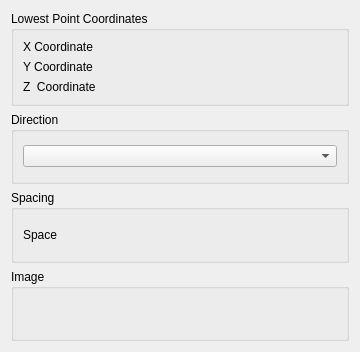
<?xml version="1.0" encoding="UTF-8"?>
<ui version="4.0">
 <class>SeismicLabGui::DlgUniformLocationDistribution</class>
 <widget class="QWidget" name="SeismicLabGui::DlgUniformLocationDistribution">
  <property name="geometry">
   <rect>
    <x>0</x>
    <y>0</y>
    <width>360</width>
    <height>352</height>
   </rect>
  </property>
  <property name="windowTitle">
   <string>Feature Parameters</string>
  </property>
  <property name="sizeGripEnabled" stdset="0">
   <bool>true</bool>
  </property>
  <layout class="QGridLayout" name="gridLayout">
   <item row="3" column="0">
    <widget class="QGroupBox" name="GroupBox5_5">
     <property name="title">
      <string>Image</string>
     </property>
     <layout class="QGridLayout" name="_6">
      <property name="leftMargin">
       <number>9</number>
      </property>
      <property name="topMargin">
       <number>9</number>
      </property>
      <property name="rightMargin">
       <number>9</number>
      </property>
      <property name="bottomMargin">
       <number>9</number>
      </property>
      <property name="spacing">
       <number>6</number>
      </property>
      <item row="1" column="0">
       <layout class="QHBoxLayout" name="horizontalLayout_9" stretch="0">
        <item>
         <widget class="QLabel" name="label_Image">
          <property name="text">
           <string/>
          </property>
         </widget>
        </item>
       </layout>
      </item>
     </layout>
    </widget>
   </item>
   <item row="2" column="0">
    <widget class="QGroupBox" name="GroupBox5_4">
     <property name="title">
      <string>Spacing</string>
     </property>
     <layout class="QGridLayout" name="_5">
      <property name="leftMargin">
       <number>9</number>
      </property>
      <property name="topMargin">
       <number>9</number>
      </property>
      <property name="rightMargin">
       <number>9</number>
      </property>
      <property name="bottomMargin">
       <number>9</number>
      </property>
      <property name="spacing">
       <number>6</number>
      </property>
      <item row="1" column="0">
       <layout class="QHBoxLayout" name="horizontalLayout_6" stretch="0,0">
        <item>
         <widget class="QLabel" name="label_6">
          <property name="text">
           <string>Space</string>
          </property>
         </widget>
        </item>
        <item>
         <widget class="Gui::QuantitySpinBox" name="doubleSpinBox_Spacing" native="true">
          <property name="keyboardTracking" stdset="0">
           <bool>false</bool>
          </property>
          
          <property name="value" stdset="0">
           <double>5000.000000000000000</double>
          </property>
         </widget>
        </item>
       </layout>
      </item>
     </layout>
    </widget>
   </item>
   <item row="0" column="0">
    <widget class="QGroupBox" name="GroupBox5_3">
     <property name="title">
      <string>Lowest Point Coordinates</string>
     </property>
     <layout class="QGridLayout" name="_3">
      <property name="leftMargin">
       <number>9</number>
      </property>
      <property name="topMargin">
       <number>9</number>
      </property>
      <property name="rightMargin">
       <number>9</number>
      </property>
      <property name="bottomMargin">
       <number>9</number>
      </property>
      <property name="spacing">
       <number>6</number>
      </property>
      <item row="2" column="0">
       <layout class="QHBoxLayout" name="horizontalLayout_3" stretch="0,0">
        <item>
         <widget class="QLabel" name="label_3">
          <property name="text">
           <string>Y Coordinate</string>
          </property>
         </widget>
        </item>
        <item>
         <widget class="Gui::QuantitySpinBox" name="doubleSpinBox_Y" native="true">
          <property name="keyboardTracking" stdset="0">
           <bool>false</bool>
          </property>
          
          <property name="value" stdset="0">
           <double>0.000000000000000</double>
          </property>
         </widget>
        </item>
       </layout>
      </item>
      <item row="1" column="0">
       <layout class="QHBoxLayout" name="horizontalLayout" stretch="0,0">
        <item>
         <widget class="QLabel" name="label">
          <property name="text">
           <string>X Coordinate</string>
          </property>
         </widget>
        </item>
        <item>
         <widget class="Gui::QuantitySpinBox" name="doubleSpinBox_X" native="true">
          <property name="keyboardTracking" stdset="0">
           <bool>false</bool>
          </property>
          
          <property name="value" stdset="0">
           <double>0.000000000000000</double>
          </property>
         </widget>
        </item>
       </layout>
      </item>
      <item row="3" column="0">
       <layout class="QHBoxLayout" name="horizontalLayout_4" stretch="0,0">
        <item>
         <widget class="QLabel" name="label_4">
          <property name="text">
           <string>Z  Coordinate</string>
          </property>
         </widget>
        </item>
        <item>
         <widget class="Gui::QuantitySpinBox" name="doubleSpinBox_Z" native="true">
          <property name="keyboardTracking" stdset="0">
           <bool>false</bool>
          </property>
          
          <property name="value" stdset="0">
           <double>40000.000000000000000</double>
          </property>
         </widget>
        </item>
       </layout>
      </item>
     </layout>
    </widget>
   </item>
   <item row="1" column="0">
    <widget class="QGroupBox" name="GroupBox5_6">
     <property name="title">
      <string>Direction</string>
     </property>
     <layout class="QGridLayout" name="_4">
      <property name="leftMargin">
       <number>9</number>
      </property>
      <property name="topMargin">
       <number>9</number>
      </property>
      <property name="rightMargin">
       <number>9</number>
      </property>
      <property name="bottomMargin">
       <number>9</number>
      </property>
      <property name="spacing">
       <number>6</number>
      </property>
      <item row="1" column="0">
       <layout class="QHBoxLayout" name="horizontalLayout_7" stretch="0">
        <item>
         <widget class="QComboBox" name="comboBox"/>
        </item>
       </layout>
      </item>
     </layout>
    </widget>
   </item>
  </layout>
 </widget>
 <customwidgets>
  <customwidget>
   <class>Gui::QuantitySpinBox</class>
   <extends>QWidget</extends>
   <header>Gui/QuantitySpinBox.h</header>
  </customwidget>
 </customwidgets>
 <tabstops>
  <tabstop>comboBox</tabstop>
 </tabstops>
 <resources/>
 <connections/>
</ui>
